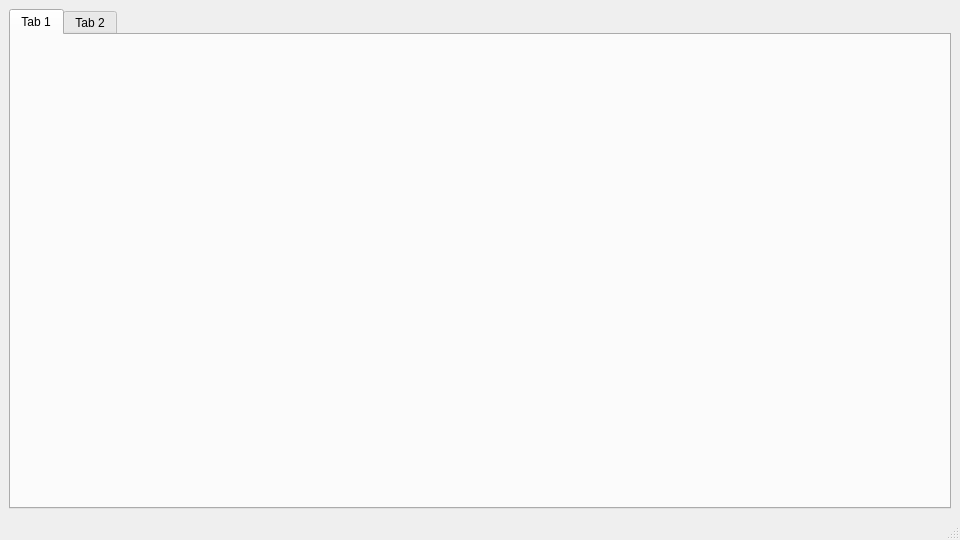
<?xml version="1.0" encoding="UTF-8"?>
<ui version="4.0">
 <class>MainWindow</class>
 <widget class="QMainWindow" name="MainWindow">
  <property name="enabled">
   <bool>true</bool>
  </property>
  <property name="geometry">
   <rect>
    <x>0</x>
    <y>0</y>
    <width>960</width>
    <height>540</height>
   </rect>
  </property>
  <property name="sizePolicy">
   <sizepolicy hsizetype="MinimumExpanding" vsizetype="Preferred">
    <horstretch>0</horstretch>
    <verstretch>0</verstretch>
   </sizepolicy>
  </property>
  <property name="windowTitle">
   <string>qtmainWindow</string>
  </property>
  <widget class="QWidget" name="centralwidget">
   <layout class="QHBoxLayout" name="horizontalLayout">
    <item>
     <widget class="QTabWidget" name="tabWidget">
      <property name="mouseTracking">
       <bool>false</bool>
      </property>
      <property name="currentIndex">
       <number>0</number>
      </property>
      <widget class="QWidget" name="tab">
       <attribute name="title">
        <string>Tab 1</string>
       </attribute>
      </widget>
      <widget class="QWidget" name="tab_2">
       <attribute name="title">
        <string>Tab 2</string>
       </attribute>
      </widget>
     </widget>
    </item>
   </layout>
  </widget>
  <widget class="QMenuBar" name="menubar">
   <property name="geometry">
    <rect>
     <x>0</x>
     <y>0</y>
     <width>960</width>
     <height>20</height>
    </rect>
   </property>
  </widget>
  <widget class="QStatusBar" name="statusbar"/>
 </widget>
 <resources/>
 <connections/>
</ui>
